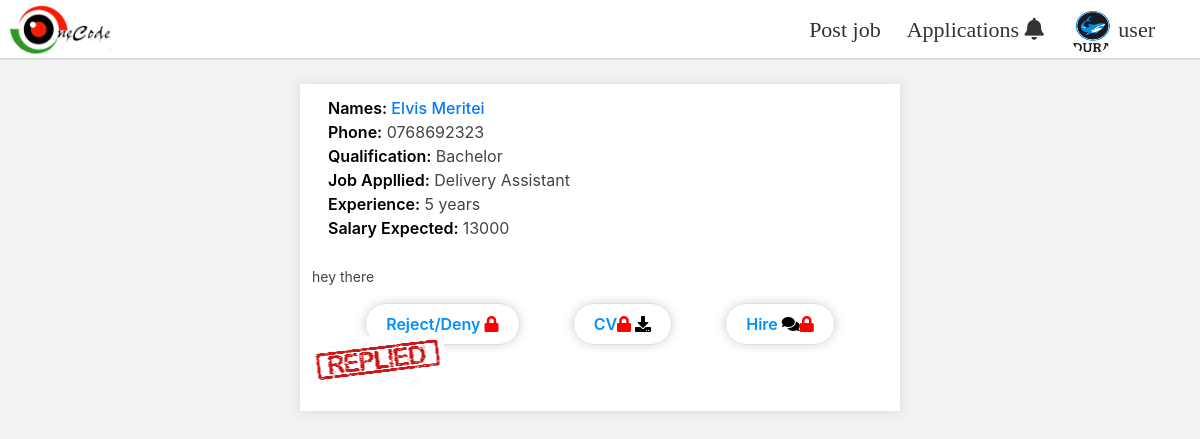
The page /detailings?A=437 (signed in) on the database its author committed.
### tables this page shows
CREATE TABLE `companyregistration` (
  `id` int(11) NOT NULL,
  `companyName` varchar(100) NOT NULL,
  `companyAddress` varchar(100) NOT NULL,
  `Email` varchar(50) NOT NULL,
  `companyprofile` varchar(250) DEFAULT NULL,
  `password` longtext NOT NULL
);

CREATE TABLE `jobapplicantion` (
  `id` int(11) NOT NULL,
  `companyname` varchar(250) NOT NULL,
  `Jobname` varchar(250) NOT NULL,
  `firstname` varchar(20) NOT NULL,
  `lastname` varchar(20) NOT NULL,
  `applicant_id` int(11) NOT NULL,
  `mobilenumber` int(11) NOT NULL,
  `qualification` varchar(50) NOT NULL,
  `experience` varchar(50) NOT NULL,
  `salaryexpected` int(11) NOT NULL,
  `coverletter` longtext NOT NULL,
  `CV` varchar(500) NOT NULL,
  `Message` varchar(300) DEFAULT NULL,
  `messagedate` varchar(200) DEFAULT NULL
);

### includes/companysessions.php (called while the page is built, shortened)
<?php
include 'includes/dbconnection.php';
$sql = "SELECT * FROM companyregistration  WHERE  id = '".$_SESSION['id']."'";
$stmt = $conn->query($sql);
$user = $stmt->fetch(PDO::FETCH_ASSOC);
?>

### detailings.php (the view, shortened to what this page needs)
<?php
include "includes\companysessions.php";
?>
<!DOCTYPE html>
<html lang="en">
<head>
    <link rel="stylesheet" href="stylesheets\jobapplication.css?v=<?php echo time()   ?>">
</head>
<body class="detailing">
    <?php
    include "companyheader.php";
?>
    <?php
    if(isset($_GET['A'])){
      $applicant = $_GET['A'];
        $sql = "SELECT * FROM jobapplicantion  WHERE id = ? ";
        $stmt = $conn->prepare($sql);
        $stmt->execute([$applicant]);
        $rows = $stmt->rowcount();
        if($rows >0){
            while($row = $stmt->fetch()){
                $firstname = $row->firstname;
                $lastname = $row->lastname;
                $mobilenumber = $row->mobilenumber;
                $qualification = $row->qualification;
                $experience = $row->experience;
                $salaryexpected = $row->salaryexpected;
                $coverletter = $row->coverletter;
                $Cv = $row->CV;
                $jobname=$row->Jobname;
              $message =$row->Message;
           ?>
    <br>
    <div class="person">
        <div class="detailsof">
            <div class="ontop">
                <span class="namesto"><span class="egg">names:</span> <?php echo $firstname   ?></span>
                <span class="namesto"><?php echo $lastname  ?></span> <br>
                <span class="mobile"><span class="egg">phone:</span> <?php echo "0".$mobilenumber;  ?></span> <br>
                <span class="qualifiexper"><span class="egg">Qualification:</span> <?php echo $qualification  ?></span>
                <br>
                <span class="qualifiexper"><span class="egg">job appllied:</span> <?php echo $jobname  ?></span> <br>
                <span class="qualifiexper"><span class="egg">experience:</span> <?php echo $experience  ?></span> <br>
                <span class="expectedsalary"><span class="egg">salary expected:
                    </span><?php echo $salaryexpected  ?></span> <br>
            </div>
            <br>
            <div class="coverllter">
                <span class="coverletter"><?php echo $coverletter  ?></span> <br>
            </div>
            <br>
            <?php
                    if($message== null){
                ?>
            <div class="applicationl">
                <div class="reject">
                    <a class="rejectapp cvdownload" href="#">Reject</a>
                </div>
                <div class="cvdownloading">
                    <a class="somecv cvdownload" href="includes/downloadfile?file=<?php echo $Cv ?>">CV <i
                            class="fas fa-download"></i></a>
                </div>
                <div class="shortlist">
                    <a class="accept cvdownload" href="#">Accept <i class="fas fa-comments" style="color:black"></i></a>
                </div>
            </div>
            <?php
                    }else{
                        ?>
            <div class="applicationl">
                <div class="reject" style="  pointer-events: none;">
                        <a class="rejectapp cvdownload" href="#" style="cursor: no-drop;">Reject/deny <i
                                    class="fas fa-lock" style="color:red;"></i></a>
                </div>
                <div class="cvdownloading" style="  pointer-events: none;">
                    <a class="somecv cvdownload" href="includes/downloadfile?file=<?php echo $Cv ?>"
                        style="cursor: no-drop;">CV<i class="fas fa-lock" style="color:red;"></i> <i
                            class="fas fa-download"></i></a>
                </div>
                <div class="shortlist" style="  pointer-events: none;">
                    <a class="accept cvdownload" href="#" style="cursor: no-drop;">Hire <i class="fas fa-comments"
                            style="color:black;  pointer-events: none;" disabled><i class="fas fa-lock"
                                style="color:red;"></i></i></a>
                </div>
            </div>
            <div class="imgsnapo">
                <img src="uploads\repliedtag.PNG" alt="" id="taged">
            </div>
            <?php
                    }
            ?>
        </div>
    </div>
    <br>
    <?php
            }
        }
    }
?>
</body>
</html>

### companyheader.php (shortened to what this page needs)
<!DOCTYPE html>
<html lang="en">
<head>
    <link rel="stylesheet" href="https://use.fontawesome.com/releases/v5.13.1/css/all.css"
>
    <link rel="stylesheet" href="https://stackpath.bootstrapcdn.com/bootstrap/4.5.0/css/bootstrap.min.css"
>
    <link rel="stylesheet" href="https://cdnjs.cloudflare.com/ajax/libs/font-awesome/4.7.0/css/font-awesome.min.css">
    <link rel="stylesheet" href="stylesheets/homepage.css?v=<?php echo time(); ?>">
</head>
<body>
    <?php
     $sqlprofile = "SELECT companyprofile  FROM companyregistration WHERE id=$user[id]";
     $result = $conn->query($sqlprofile);
     $resultcount = $result->rowcount();
     if($resultcount>0){
         while($row=$result->fetch()){
             $image = $row->companyprofile;
             if($image == NULL){
                 ?>
    <div class="navgation">
        <div class="header">
            <div class="logo"><a href="processpost"><img id="mylogo" src="index images\mylogo for (2).PNG"
                        alt="logo"></a></div>
            <ul class="main">
                <li><a href="processpost">Post job</a></li>
                <?php
    $companylogged = $user['companyName'];
    $sql = "SELECT * FROM jobapplicantion WHERE companyname = ? AND Message IS NULL ORDER BY id DESC";
    $stmt = $conn->prepare($sql);
    $stmt->execute([$companylogged]);
    $rows = $stmt->rowcount();
    if($rows>0){
        ?>
                <li><a href="applications" id="rfrsh">Applications <i class="fas fa-bell"><sup class="sup"><?php echo $rows   ?></sup></i></a></li>
    <?php
    }else{
        ?>
                <li><a href="applications" id="rfrsh">Applications<i class="fas fa-bell"><sup class="sup"></sup></i></a></li>
        <?php
    }
    ?>                <li><a href="#"><img src="profiles/mainpic.png" class='profle'></img> user</a>
                    <ul>
                        <li><a href="companyaccount">Account</a></li>
                        <li>
                            <form action="includes/logout.php" method="post">
                                <a href="#"><button id="logout" type="submit" name="logout"><i
                                            class="fas fa-sign-out-alt"></i> logout</button></a>
                            </form>
                        </li>
                    </ul>
                </li>
            </ul>
        </div>
    </div>
    <?php
}else{
?>
    <div class="navgation">
        <div class="header">
            <div class="logo"><a href="processpost"><img id="mylogo" src="index images\mylogo for (2).PNG"
                        alt="logo"></a></div>
            <ul class="main">
                <li><a href="processpost">Post job</a></li>
                <?php
    $companylogged = $user['companyName'];
    $sql = "SELECT * FROM jobapplicantion WHERE companyname = ? AND Message IS NULL ORDER BY id DESC";
    $stmt = $conn->prepare($sql);
    $stmt->execute([$companylogged]);
    $rows = $stmt->rowcount();
    if($rows>0){
        ?>
                <li><a href="applications" id="rfrsh">Applications <i class="fas fa-bell" ><sup class="sup"><?php echo $rows   ?> </sup></i></a></li>
    <?php
    }else{
        ?>
                <li><a href="applications" id="rfrsh">Applications <i class="fas fa-bell"><sup class="sup"></sup></i> </a></li>
        <?php
    }
    ?>
                <li><a href="#"><img src="profiles/<?php echo $image?>?<?php mt_rand()?>" class='profle'></img> user</a>
                </li>
            </ul>
        </div>
    </div>
    <?php
             }
         }
     }else{
         echo "SQL ERROR";
     }
    ?>
</body>
</html>

### stylesheets/jobapplication.css (style rules this page uses)
.person { background-color: white; width: 50%; color: #444; margin: auto; padding-bottom: 12px; box-shadow: 0 0 10px 1px #ddd; }
.coverletter { font-size: 14px; }
.ontop { margin-left: 1em; }
.detailsof { padding: 12px; }
.cvdownload { font-weight: 600; background-color: #fff; color: #0090ff; border: 1px solid #ddd; padding: 10px 20px; border-radius: 30px; text-transform: capitalize; box-shadow: 0 0 10px 1px #ddd; }
.applicationl { display: flex; justify-content: space-evenly; }
.cvdownload .fa-download { color: #000000; }
.accept { position: relative; }
.namesto { color: #007bff; text-transform: capitalize; display: inline-block; font-weight: 500; }
.egg { color: #000000; font-weight: 600; text-transform: capitalize; }

### stylesheets/homepage.css (style rules this page uses)
.profle { height: 2em; width: 2em; border-radius: 50%; }
.navgation { position: sticky; top: 0px; height: 60px; width: 100%; background-color: #ffff; border-bottom: 2px solid #ddd; }
.fa-bell { height: 1.8em; padding: 0px; margin: 0px; }
.logo #mylogo { height: 3.7em; float: left; padding-top: 5px; padding-bottom: 5px; margin-left: 0.5em; border-radius: 4px 1px 4px 1px; }
.header { line-height: 60px; }
.header ul { float: right; margin-right: 2rem; }
.header ul li { float: left; list-style: none; position: relative; padding: 0px 13px; }
.header ul li a { display: block; font-family: "coda"; color: #333; font-size: 22px; text-decoration: none; font-weight: 400 !important; }

### detailings.php (style rules this page uses)
.detailing { background-color: #f2f2f2; }

### rows shown on the page
companyregistration: companyprofile (picture)
jobapplicantion: firstname "Elvis", lastname "Meritei", mobilenumber "768692323", qualification "Bachelor", Jobname "Delivery Assistant", experience "5 years", salaryexpected "13000", coverletter "hey there"
